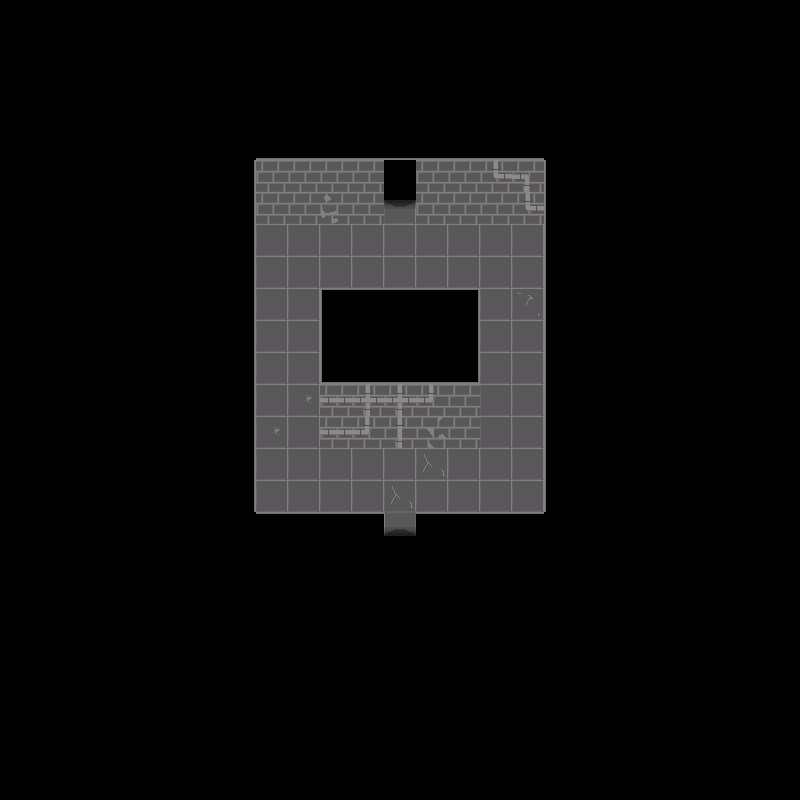

A level layout from a 2D game, rendered from its tile map. Below: a short description, then the map file with tile-grid data replaced by summaries:
An orthogonal 25x25 tile map with 32x32 px tiles, 5 tile layers (backgroundLayer, wallLayer, objectLayer, objectAboveLayer, ...), 2 tilesets and 2 objects.

<map version="1.2" tiledversion="1.2.3" orientation="orthogonal" renderorder="right-down" width="25" height="25" tilewidth="32" tileheight="32" infinite="0" nextlayerid="7" nextobjectid="3">
 <tileset firstgid="1" name="floor1tiles" tilewidth="32" tileheight="32" tilecount="81" columns="9">
  <image source="../../assets/Floor 1/Floors/f1spritesheet.png" width="288" height="288" />
  <tile id="21">
   <properties>
    <property name="door" value="down" />
   </properties>
  </tile>
  <tile id="22">
   <properties>
    <property name="door" value="left" />
   </properties>
  </tile>
  <tile id="23">
   <properties>
    <property name="door" value="right" />
   </properties>
  </tile>
  <tile id="24">
   <properties>
    <property name="door" value="up" />
   </properties>
  </tile>
 </tileset>
 <tileset firstgid="82" name="objects" tilewidth="32" tileheight="32" tilecount="20" columns="4">
  <image source="../../assets/Floor 1/Floors/objspritesheet.png" width="128" height="160" />
 </tileset>
 <layer id="3" name="backgroundLayer" width="25" height="25">
  <data>[625 cells, 625 non-empty, 7 distinct tile ids]</data>
 </layer>
 <layer id="2" name="wallLayer" width="25" height="25">
  <data>[625 cells, 85 non-empty, 18 distinct tile ids]</data>
 </layer>
 <layer id="4" name="objectLayer" width="25" height="25">
  <data>[625 cells, 0 non-empty, 0 distinct tile ids]</data>
 </layer>
 <layer id="5" name="objectAboveLayer" width="25" height="25">
  <data>[625 cells, 0 non-empty, 0 distinct tile ids]</data>
 </layer>
 <objectgroup id="6" name="doorLayer">
  <object id="1" gid="81" x="384" y="224" width="32" height="32">
   <properties>
    <property name="door" value="up" />
   </properties>
  </object>
  <object id="2" gid="81" x="384" y="544" width="32" height="32">
   <properties>
    <property name="door" value="down" />
   </properties>
  </object>
 </objectgroup>
 <layer id="1" name="aboveLayer" width="25" height="25">
  <data>[625 cells, 0 non-empty, 0 distinct tile ids]</data>
 </layer>
</map>
